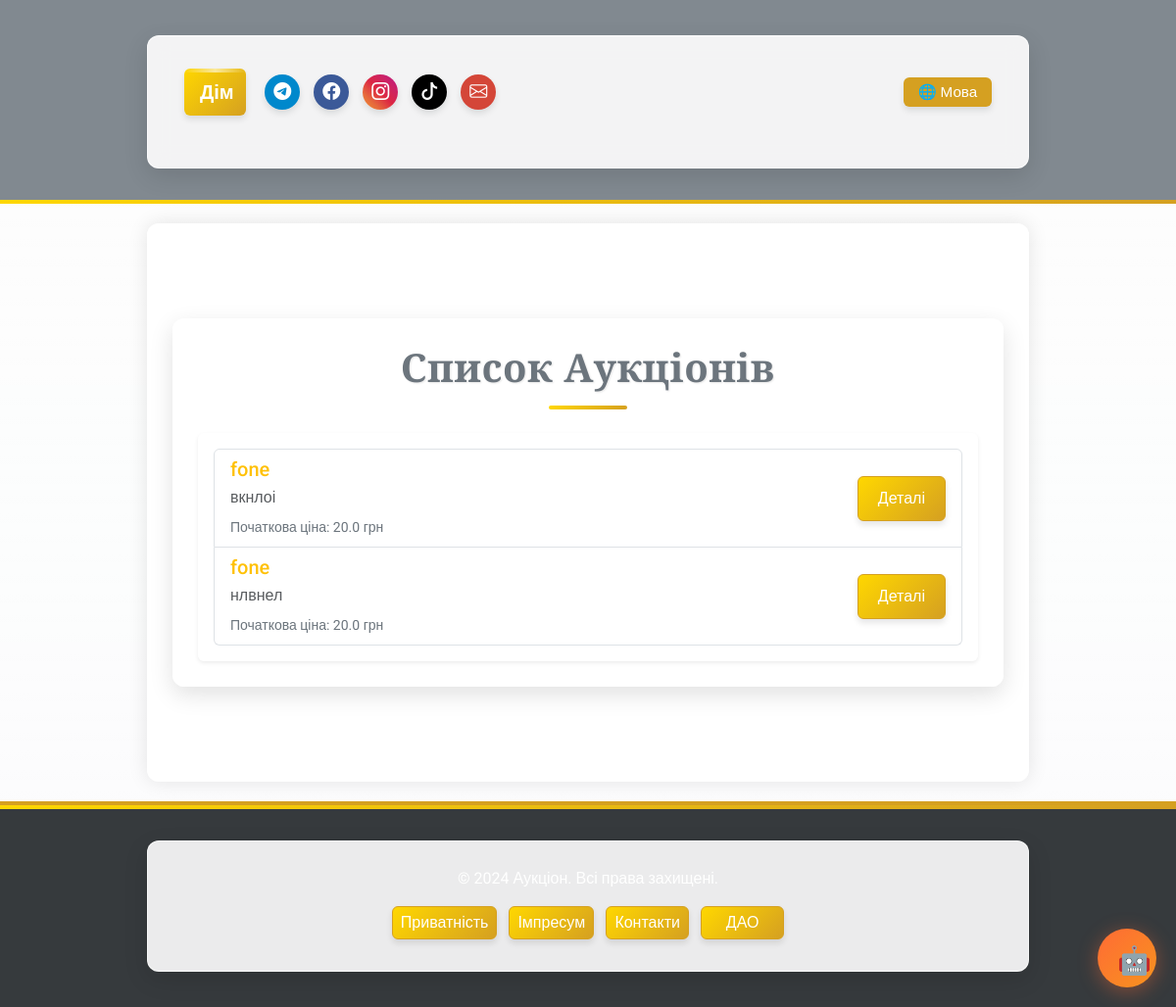
/auction/list, run on the app's committed database.
### app/models/auction.py (models this page shows, shortened)
class Auction(db.Model):
    __tablename__ = 'auctions'
    id = db.Column(db.Integer, primary_key=True)
    title = db.Column(db.String(255), nullable=False)
    description = db.Column(db.Text, nullable=False)
    starting_price = db.Column(db.Float, nullable=False)
    current_price = db.Column(db.Float, nullable=False)
    seller_id = db.Column(db.Integer, db.ForeignKey('users.id'), nullable=False)
    total_participants = db.Column(db.Integer, default=0, nullable=False)
    is_active = db.Column(db.Boolean, default=True, nullable=False)
    winner_id = db.Column(db.Integer, db.ForeignKey('users.id'), nullable=True)
    total_earnings = db.Column(db.Float, default=0.0, nullable=False)
    created_at = db.Column(db.DateTime, default=db.func.now(), nullable=False)
    updated_at = db.Column(db.DateTime, default=db.func.now(), onupdate=db.func.now(), nullable=False)
    photos = db.Column(JSON, default=list)  # Поле для зберігання шляхів до фото у форматі JSON
    is_confirmed = db.Column(db.Boolean, default=False, nullable=False)  # Чи підтверджено отримання товару
    main_photo_idx = db.Column(db.Integer, default=0)  # Індекс головного фото
    participants = relationship(
        'AuctionParticipant', back_populates='auction', cascade='all, delete-orphan', lazy='dynamic'
    )

### app/routes/auction_routes.py (the view)
@auction_bp.route('/list', methods=['GET'])
def auction_list():
    lang = session.get('lang', 'ua')
    auctions = Auction.query.filter_by(is_active=True).all()
    if lang == 'en':
        return render_template('auctions/auction_list_en.html', auctions=auctions, lang=lang, ui_text=ui_text)
    elif lang == 'de':
        return render_template('auctions/auction_list_de.html', auctions=auctions, lang=lang, ui_text=ui_text)
    return render_template('auctions/auction_list.html', auctions=auctions, lang=lang, ui_text=ui_text)

### app/utils/i18n_ui.py (called while the page is built)
def ui_text(key, lang):
    return ui_translations.get(key, {}).get(lang, ui_translations.get(key, {}).get('ua', key))

### app/templates/auctions/auction_list.html (shortened to what this page needs)
{% extends "base.html" %}
{% block content %}
<div class="container my-5">
    <div class="text-center mb-4">
        <h1 class="text-secondary fw-bold">Список Аукціонів</h1>
    </div>
    <div class="card shadow-sm border-0">
        <div class="card-body">
            {% if auctions %}
            <ul class="list-group">
                {% for auction in auctions %}
                <li class="list-group-item d-flex justify-content-between align-items-center">
                    <div>
                        <h5 class="mb-1 text-warning">{{ auction.title }}</h5>
                        <p class="mb-1 text-muted">{{ auction.description }}</p>
                        <small class="text-secondary">Початкова ціна: {{ auction.starting_price }} грн</small>
                    </div>
                    <a href="/auction/{{ auction.id }}" class="btn btn-outline-warning btn-sm">Деталі</a>
                </li>
                {% endfor %}
            </ul>
            {% else %}
            <div class="alert alert-info text-center">
                На даний момент немає активних аукціонів.
            </div>
            {% endif %}
        </div>
    </div>
</div>
{% endblock %}

### app/static/css/custom.css (style rules this page uses)
:root { --main-bg: transparent; --main-color: #d5a021; --secondary-color: #a47449; --neutral-gray: #6c757d; --text-color: #3d3d3d; --accent-blue: #3772ff; --accent-green: #2fb380; --accent-red: #e63946; --accent-purple: #6246ea; --dark-bg: #2b2d42; --dark-secondary: #444857; --dark-text: #edf2f4; --gold-gradient: linear-gradient(135deg, #ffd700, #d5a021); --purple-gradient: linear-gradient(135deg, #6246ea, #a36ae8); --blue-gradient: linear-gradient(135deg, #3772ff, #4da6ff); --card-shadow: 0 8px 24px rgba(0, 0, 0, 0.12); --hover-shadow: 0 12px 28px rgba(0, 0, 0, 0.2); --button-shadow: 0 4px 6px rgba(0, 0, 0, 0.1); --transition-fast: 0.2s ease; --transition-normal: 0.3s ease; --transition-slow: 0.5s ease; }
body { font-family: 'Roboto', sans-serif; background-color: transparent; color: var(--text-color); margin: 0; padding: 0; line-height: 1.6; overflow-x: hidden; transition: background-color var(--transition-normal); position: relative; }
h1, h2, h3 { font-family: 'Playfair Display', serif; color: var(--main-color); text-align: center; margin-bottom: 20px; position: relative; overflow: hidden; }
h1 { font-weight: 700; letter-spacing: 0.5px; text-shadow: 1px 1px 2px rgba(0, 0, 0, 0.1); }
h1:after { content: ''; display: block; width: 80px; height: 4px; background: var(--gold-gradient); margin: 15px auto 0; border-radius: 2px; transition: width var(--transition-normal); }
.container { max-width: 900px; margin: 20px auto; padding: 25px; background-color: rgba(255, 255, 255, 0.9); border: 1px solid rgba(255, 255, 255, 0.7); border-radius: 12px; box-shadow: var(--card-shadow); transition: transform var(--transition-normal), box-shadow var(--transition-normal); backdrop-filter: blur(10px); }
button, .btn { background-color: var(--main-color); border: none; color: #fff; font-size: 16px; padding: 10px 20px; border-radius: 6px; cursor: pointer; transition: background-color var(--transition-fast), transform var(--transition-fast), box-shadow var(--transition-fast); box-shadow: var(--button-shadow); position: relative; overflow: hidden; z-index: 1; }
.btn::after { content: ""; position: absolute; background: rgba(255, 255, 255, 0.3); border-radius: 50%; width: 100px; height: 100px; opacity: 0; top: 50%; left: 50%; transform: translate(-50%, -50%) scale(0); transition: transform 0.6s, opacity 0.6s; z-index: -1; }
.btn-outline-warning { color: #fff !important; background: var(--gold-gradient) !important; border: 1.5px solid var(--main-color) !important; transition: all var(--transition-normal) !important; }
a { color: var(--main-color); text-decoration: none; position: relative; transition: color var(--transition-fast); }

### data on the page
Auction: title "fone", description "вкнлоі", starting_price "20.0"
Auction: title "fone", description "нлвнел", starting_price "20.0"

### other printed values
{{ ui_text('home', lang) }} "Дім"
{{ ui_text('language', lang) }} "Мова"
{{ ui_text('app_name', lang) }} "Аукціон"
{{ ui_text('rights_reserved', lang) }} "Всі права захищені."
{{ ui_text('privacy_policy', lang) }} "Приватність"
{{ ui_text('impressum', lang) }} "Імпресум"
{{ ui_text('contacts', lang) }} "Контакти"
{{ ui_text('dao', lang) }} "ДАО"
